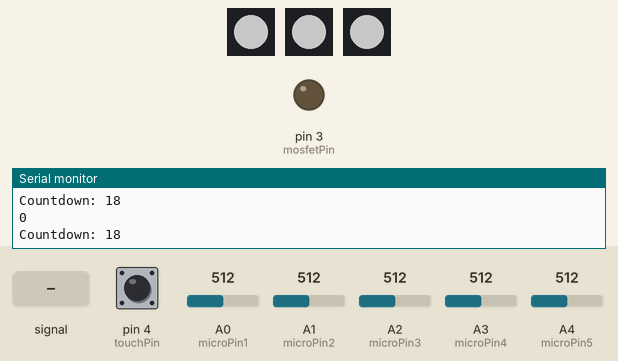
The sketch below on a simulated Arduino Uno, built with avr-gcc and run on an emulated ATmega328P. Shown: 3 × 1 RGB LEDs in strip order, left to right, output pins drawn as LEDs (lit = HIGH), the last lines printed to the serial monitor. Inputs (shaded band) come from the test bench; at power-on: pin 4 (touchPin) HIGH, A2 (microPin3) = 512, A0 (microPin1) = 512, A1 (microPin2) = 512, A3 (microPin4) = 512, A4 (microPin5) = 512. Dim RGB values are drawn brighter than linear.

Above: at 2.2 s.
2.3 s: A0 (microPin1) fed a 200 Hz sine of ±81 counts around its level
At 4.45 s:
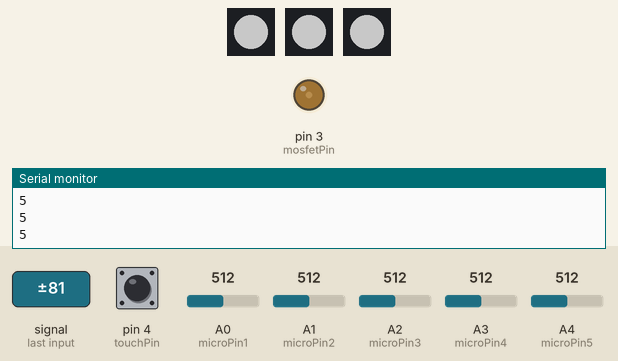
5.3 s: pin 4 (touchPin) pulled LOW for 0.15 s
At 6.1 s:
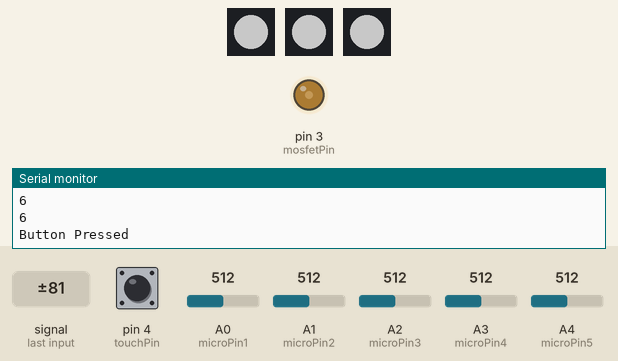
8.4 s: A2 (microPin3) set to 306
11.4 s: pin 4 (touchPin) pulled LOW for 1 s
15.4 s: A1 (microPin2) fed a 200 Hz sine of ±255 counts around its level
18.4 s: pin 4 (touchPin) pulled LOW for 3.2 s
Timing chart, 0 to 24.9 s (numbered marks = the images above; inputs shaded):
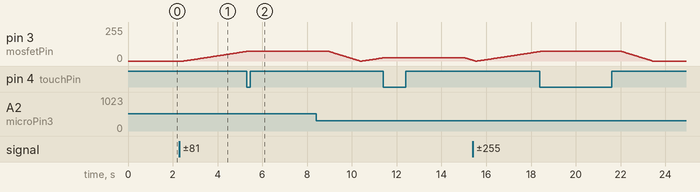

The sketch:

Bio-Rhythm-Interactive-Light.ino
```cpp
#include <Adafruit_NeoPixel.h>

#define microPin1 A0
#define microPin2 A1
#define microPin3 A2
#define microPin4 A3
#define microPin5 A4

#define touchPin 4
#define mosfetPin 3

#define LED_PIN_1 5  // Pin for the 1st WS2812B strip
#define LED_PIN_2 6  // Pin for the 2nd WS2812B strip
#define LED_PIN_3 7  // Pin for the 3rd WS2812B strip

#define getSoundTime 1000

Adafruit_NeoPixel ws2812b_1(1, LED_PIN_1, NEO_GRB + NEO_KHZ800);
Adafruit_NeoPixel ws2812b_2(1, LED_PIN_2, NEO_GRB + NEO_KHZ800);
Adafruit_NeoPixel ws2812b_3(1, LED_PIN_3, NEO_GRB + NEO_KHZ800);

unsigned long startMillis = 0;

int signalMax1 = 0;
int signalMin1 = 4096;
int signalMax2 = 0;
int signalMin2 = 4096;
int signalMax3 = 0;
int signalMin3 = 4096;
int signalMax4 = 0;
int signalMin4 = 4096;
int signalMax5 = 0;
int signalMin5 = 4096;

int sample1, sample2, sample3, sample4, sample5;
long runCount[2] = { 0, 0 };
long triangleValue = 0;

int airflowValue = 0;
int thresholdValue;
bool getValue = true;
bool breatheDetected = false;

int buttonState;
int lastButtonState = HIGH;
unsigned long lastDebounceTime = 0;
unsigned long debounceDelay = 80;  // Touch module debounce delay

int ledBrightness = 0;
int targetBrightness = 0;
int currentStage = 0;  // Current stage
bool ledTouch = true;
bool ledOff = true;
bool stageReached = false;  // Flag to indicate if stage peak is reached
bool peakCheck = false;
bool getNoise = false;
bool buttonPress = false;
bool isPeakChecking = false; // Added flag
bool ifGetvalue = false;
bool stageWhile = false;
bool loopStage = false;

unsigned long previousMillis = 0;

// Finite State Machine setup, enum for stages
enum Mode { STAGE1, STAGE2, STAGE3, STAGE4};
Mode currentMode = STAGE1;

#define runMax 3
#define runMin 10
#define waitTime 1500  // 5 seconds wait time (adjusted via logic)

void setup() {
  Serial.begin(9600);
  pinMode(touchPin, INPUT_PULLUP);
  pinMode(mosfetPin, OUTPUT);
  analogWrite(mosfetPin, 0);

  ws2812b_1.begin();
  ws2812b_2.begin();
  ws2812b_3.begin();

  noiseRemove();
  setAllWhite();
  ws2812b_1.setBrightness(100);
  ws2812b_2.setBrightness(100);
  ws2812b_3.setBrightness(100);

}

void loop() {
  touch();
  peakChecking();
  getBreathingChange();
  updateLEDBrightness();
  updateIndicators();  // Update indicator lights
  delay(10);
}

/**
 * Remove background noise (Calibration)
 */
void noiseRemove() {
  startMillis = millis();

  while (millis() - startMillis < getSoundTime) {

    sample1 = analogRead(microPin1);
    sample2 = analogRead(microPin2);
    sample3 = analogRead(microPin3);
    sample4 = analogRead(microPin4);
    sample5 = analogRead(microPin5);

    if (sample1 > signalMax1) signalMax1 = sample1;
    if (sample1 < signalMin1) signalMin1 = sample1;

    if (sample2 > signalMax2) signalMax2 = sample2;
    if (sample2 < signalMin2) signalMin2 = sample2;

    if (sample3 > signalMax3) signalMax3 = sample3;
    if (sample3 < signalMin3) signalMin3 = sample3;

    if (sample4 > signalMax4) signalMax4 = sample4;
    if (sample4 < signalMin4) signalMin4 = sample4;

    if (sample5 > signalMax5) signalMax5 = sample5;
    if (sample5 < signalMin5) signalMin5 = sample5;
  }
}

/**
 * Read microphone breathing values and adjust brightness
 */
void getBreathingChange() {
  int sumSample1 = 0;
  int sumSample2 = 0;
  int sumSample3 = 0;
  int sumSample4 = 0;
  int sumSample5 = 0;

  for (int i = 0; i < 5; i++) {
    sumSample1 += analogRead(microPin1);
    sumSample2 += analogRead(microPin2);
    sumSample3 += analogRead(microPin3);
    sumSample4 += analogRead(microPin4);
    sumSample5 += analogRead(microPin5);
  }

  sample1 = sumSample1 / 5;
  sample2 = sumSample2 / 5;
  sample3 = sumSample3 / 5;
  sample4 = sumSample4 / 5;
  sample5 = sumSample5 / 5;

  int times = 1;
  int relativeSample1 = (sample1 > signalMax1) ? (sample1 - signalMax1) * times : (sample1 < signalMin1) ? abs(signalMin1 - sample1) * times
                                                                                                         : 0;
  int relativeSample2 = (sample2 > signalMax2) ? (sample2 - signalMax2) * times : (sample2 < signalMin2) ? abs(signalMin2 - sample2) * times
                                                                                                         : 0;
  int relativeSample3 = (sample3 > signalMax3) ? (sample3 - signalMax3) * times : (sample3 < signalMin3) ? abs(signalMin3 - sample3) * times
                                                                                                         : 0;
  int relativeSample4 = (sample4 > signalMax4) ? (sample4 - signalMax4) * times : (sample4 < signalMin4) ? abs(signalMin4 - sample4) * times
                                                                                                         : 0;
  int relativeSample5 = (sample5 > signalMax5) ? (sample5 - signalMax5) * times : (sample5 < signalMin5) ? abs(signalMin5 - sample5) * times
                                                                                                         : 0;

  int weightedSample = (relativeSample1 + relativeSample2 + relativeSample3 + relativeSample4 + relativeSample5) / 5;

  if (weightedSample > 0) {
    if (++runCount[0] > runMax) {
      runCount[1] = 0;
      triangleValue += weightedSample;
    }
  } else {
    if (++runCount[1] > runMin) {
      runCount[0] = 0;
      runCount[1] = runMin;
      triangleValue = 0;
    }
  }

  if (triangleValue != 0) {
    airflowValue = triangleValue / runCount[0];
    Serial.println(airflowValue);

    if (!breatheDetected && getValue == true && airflowValue > 0) {
      thresholdValue = 40; // Modifiable threshold
      Serial.print("Breath threshold detected: ");
      Serial.println(thresholdValue);
      getValue = false;  // Set flag to false after acquiring threshold
    }

    if(airflowValue >= thresholdValue){
      breatheDetected = true;
    }
    if(!getValue && breatheDetected){
    if (airflowValue >= 0 && !stageReached) {
      updateTargetBrightness();  // Adjust target brightness
      ledOff = false;            // LED On
    }
    }

  } else {
    airflowValue = 0;
    Serial.println(airflowValue);
  }

  // If airflow is below threshold or 0, and stage peak not reached, LED fades out
  if (airflowValue == 0 && !stageReached && !buttonPress) {
    if(ledBrightness >= 0 && ledBrightness < 85){ // Stage 1
    targetBrightness = 0;
    updateLEDBrightness();
    currentStage = 0;  // Reset Stage
    ledOff = true;     // Mark LED as off
    //getValue = true;   // Re-enable threshold acquisition
    }
    else if(ledBrightness >= 85 && ledBrightness < 170){ // Stage 2
    targetBrightness = 85;
    updateLEDBrightness();
    currentStage = 1;  // Reset Stage
    }
    else if(ledBrightness >= 170 && ledBrightness < 250){ // Stage 3
    targetBrightness = 170;
    updateLEDBrightness();
    currentStage = 2;
    }
  }

  if (ledBrightness == 0 && !peakCheck || ledBrightness == 85 && !peakCheck || ledBrightness == 170 && !peakCheck) {
    peakCheck = true;
  }
}

/**
 * Adjust LED Brightness
 */
void updateLEDBrightness() {
  unsigned long currentMillis = millis();
  unsigned long interval = 33; // Light ON speed, modifiable
  unsigned long interval1 = 9; // Light OFF speed, modifiable

  if (currentMillis - previousMillis >= interval) { // LED stage light-up time approx 3 seconds
    previousMillis = currentMillis;

    if (ledBrightness < targetBrightness) {
      ledBrightness++;
    }

    if (ledBrightness >= targetBrightness && !stageReached) {
      stageReached = true;  // Reached stage peak, set flag to true
    }

    analogWrite(mosfetPin, ledBrightness);
  }
  else if(currentMillis - previousMillis >= interval1){ // LED stage fade-out time approx 1.5 seconds
    if (ledBrightness > targetBrightness) {
      ledBrightness--;
    }

    if (ledBrightness >= targetBrightness && !stageReached) {
      stageReached = true;
    }

    analogWrite(mosfetPin, ledBrightness);
  }
}

/**
 * Button Control Logic
 */
void touch() {
  int reading = digitalRead(touchPin);
  if (reading != lastButtonState) {
    lastDebounceTime = millis();
  }

  if ((millis() - lastDebounceTime) > debounceDelay) {
    if (reading != buttonState) {
      buttonState = reading;
      if (buttonState == LOW) {
        breatheDetected = false;
        Serial.println("Button Pressed");
        if (!getNoise) {
          while(airflowValue != 0){
          noiseRemove();
          noiseRemove();
          break;
          }
          getNoise = true;
        }
          Serial.println("Start Countdown");
          unsigned long countdownStart = millis();
          while (millis() - countdownStart < waitTime) {  // 5 seconds countdown
            Serial.print("Countdown: ");
            Serial.println((waitTime - (millis() - countdownStart)) / 1000);
            getBreathingChange();     // Non-blocking breath detection

            Serial.println("No breath detected, LED fading out");
            targetBrightness = 0;
            updateLEDBrightness();
            ledOff = true;  // Set LED OFF flag
            buttonPress = true;
            // Reset currentStage to 0 here
            currentStage = 0;
            stageReached = false;
          }
          getNoise = false;

      }
    }
  }
  lastButtonState = reading;
  if(ledBrightness == 0){
    buttonPress = false;
  }
}

/**
 * Set Target Brightness based on Current Stage
 */
void updateTargetBrightness() { // Brightness levels modifiable
  switch (currentStage) {
    case 0:
      targetBrightness = 85;  // Stage 1 Peak
      break;
    case 1:
      targetBrightness = 170;  // Stage 2 Peak
      break;
    case 2:
      targetBrightness = 250;  // Stage 3 Peak
      break;
    case 3:
      targetBrightness = 250;  // Higher brightness if needed
      break;
  }
}

/**
 * Update indicator colors to reflect current stage
 */
void updateIndicators() { // Indicator RGB colors fixed
  // Set indicator colors based on current brightness stage
  if (ledBrightness >= 249) { // OK
    setIndicatorColor(ws2812b_3, 0, 255, 0);  // Green, Stage 3 indicator ON
    currentStage = 3;
  }
  if (ledBrightness >= 170 && ledBrightness < 249) { // OK
    setIndicatorColor(ws2812b_2, 0, 255, 0);      // Green, Stage 2 indicator ON
    setIndicatorColor(ws2812b_3, 255, 255, 255);  // White, Stage 3 indicator OFF
    currentStage = 2;
  }
  if (ledBrightness >= 85 && ledBrightness < 170) { // OK
    setIndicatorColor(ws2812b_1, 0, 255, 0);      // Green, Stage 1 indicator ON
    setIndicatorColor(ws2812b_2, 255, 255, 255);  // White, Stage 2 indicator OFF
    currentStage = 1;
  }

  // Fade out logic, ensuring indicators turn off in correct order
  if (ledBrightness < 85 && currentStage == 1) { // OK
    setIndicatorColor(ws2812b_1, 255, 255, 255);  // White, Stage 1 indicator OFF
    currentStage = 0;
  }
  if (ledBrightness < 170 && currentStage == 2) {// OK
    setIndicatorColor(ws2812b_2, 255, 255, 255);  // White, Stage 2 indicator OFF
    currentStage = 1;
  }
  if (ledBrightness < 249 && currentStage == 3) {// OK
    setIndicatorColor(ws2812b_3, 255, 255, 255);  // White, Stage 3 indicator OFF
    currentStage = 2;
  }

  // Ensure all indicators are off when LED is fully off
  if (ledBrightness == 0) {
    setIndicatorColor(ws2812b_1, 255, 255, 255);  // White, Indicator 1 OFF
    setIndicatorColor(ws2812b_2, 255, 255, 255);  // White, Indicator 2 OFF
    setIndicatorColor(ws2812b_3, 255, 255, 255);  // White, Indicator 3 OFF
  }
}


void peakChecking() {// Modifiable, brightness levels modifiable
  if(!buttonPress){
  if (peakCheck) {
    if((ledBrightness == 85 && !loopStage) || (ledBrightness == 170 && !loopStage)) {
      loopStage = true;
      unsigned long lastTime = millis();
          while(millis() - lastTime < 10){
            Serial.println((10 - (millis() - lastTime)) / 10);
            }
          breatheDetected = false;
    }
    delay(70);
    if((ledBrightness == 85 && airflowValue == 0 ) || (ledBrightness == 170 && airflowValue == 0)){
      stageWhile = true;
    }

    if ((stageReached && stageWhile) || ledBrightness == 0) {  // Enter next stage only if peak reached
      Serial.println("Start Countdown");
      unsigned long countdownStart = millis();
      bool detectedBreath = false;

      while (millis() - countdownStart < 20000 && !buttonPress && stageReached && !isPeakChecking) {  // 20s countdown
        touch();
        Serial.print("Countdown: ");
        Serial.println((20000 - (millis() - countdownStart)) / 1000);
        getBreathingChange();      // Non-blocking breath detection
        if (airflowValue >= 0 && !isPeakChecking && breatheDetected) {  // Adjust threshold for stage 3, true once is enough
          detectedBreath = true;
          isPeakChecking = true;
          break;  // Immediately enter next stage
        }
      }

      //ifGetvalue = false;

      if (detectedBreath) {// If detectedBreath is repeatedly true, this function triggers repeatedly
        if (currentStage < 2) {
          currentStage++;
        } else if (currentStage == 2 && !stageReached) {
          currentStage = 3;  // Enter Stage 3
          stageReached = true;
        }
        //getValue = true;           // Re-enable threshold acquisition
        stageReached = false;      // Reset flag for next stage
        updateTargetBrightness();  // Set target brightness for next stage
        //Serial.println("Breath detected, entering next stage");
      }/*else {
            Serial.println("No breath detected, LED fading out");
            targetBrightness = 0;
            updateLEDBrightness();
            ledOff = true;  // Set LED OFF flag

            // Reset currentStage to 0 here
            currentStage = 0;
            stageReached = false;
          }*/
    }
    peakCheck = false;
    isPeakChecking = false; // Reset flag
    stageWhile = false;
    loopStage = false;
  }
  }
}

/**
 * Set Indicator Color
 */
void setIndicatorColor(Adafruit_NeoPixel &strip, int red, int green, int blue) {
  strip.setPixelColor(0, strip.Color(red, green, blue));
  strip.show();
}

/**
 * Set All Indicators to White
 */
void setAllWhite() {
  setIndicatorColor(ws2812b_1, 255, 255, 255);  // Indicator 1 White
  setIndicatorColor(ws2812b_2, 255, 255, 255);  // Indicator 2 White
  setIndicatorColor(ws2812b_3, 255, 255, 255);  // Indicator 3 White
}
```

Measured:
- after the input at 2.3 s, pin 3 (mosfetPin): moves from 0/255 to 72/255 over 2.8 s, starting after 0.18 s
- after the input at 5.3 s, pin 3 (mosfetPin): goes on until 5.4 s, then stays 74/255
